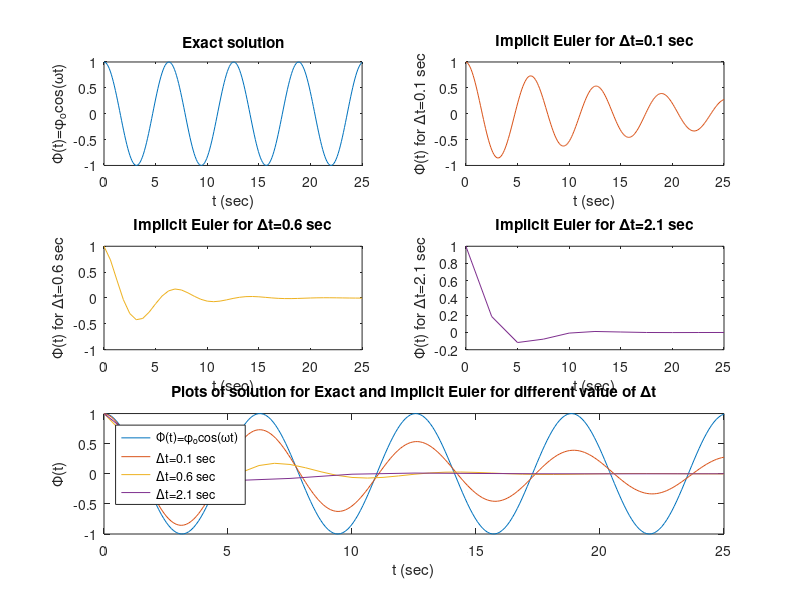

Write the MATLAB code that produced this figure.
% Rikesh Sharma 180606 

function z=implicitEuler()
    %Exact solution
    w2=1;
    w=1;
    phi0=1;
    deltat=0.1;
    tmax=25; 
    t=linspace(0,tmax,tmax/deltat);
    phi=phi0*cos(w*t);
    z0=phi;
    subplot(3,2,1);
    plot(t,z0);
    title('Exact solution');
    xlabel('t (sec)');
    ylabel('\Phi(t)=\phi_ocos(\omegat)');
    hold on
    
    % for delat t=0.1
    phi=zeros(2,1);
    phid=zeros(2,1);
    phi(1)=1;
    phid(1)=0;
    nmax=tmax/deltat;    
    for n=2:nmax
        phi(n)=(phi(n-1)+phid(n-1)*deltat)/(1+w2*deltat*deltat);
        phid(n)=(phid(n-1)-w2*phi(n-1)*deltat)/(1+w2*deltat*deltat);

    end
    subplot(3,2,2);
    z1=phi;
    t=linspace(0,tmax,tmax/deltat);
    plot(t,z1,'Color',[0.8500, 0.3250, 0.0980]);
    title('Implicit Euler for \Deltat=0.1 sec');
    xlabel('t (sec)');
    ylabel('\Phi(t) for \Deltat=0.1 sec');
    
    % for delat t=0.6
    deltat=0.6;
    phi=zeros(2,1);
    phid=zeros(2,1);
    phi(1)=1;
    phid(1)=0;
    nmax=tmax/deltat;  
    for n=2:nmax
        phi(n)=(phi(n-1)+phid(n-1)*deltat)/(1+w2*deltat*deltat);
        phid(n)=(phid(n-1)-w2*phi(n-1)*deltat)/(1+w2*deltat*deltat);
    end
    subplot(3,2,3);
    z2=phi;
    t=linspace(0,tmax,tmax/deltat);
    plot(t,z2,'Color',[0.9290, 0.6940, 0.1250]);
    title('Implicit Euler for \Deltat=0.6 sec');
    xlabel('t (sec)');
    ylabel('\Phi(t) for \Deltat=0.6 sec');
    
    
    % for delat t=2.1
    deltat=2.1;
    phi=zeros(2,1);
    phid=zeros(2,1);
    phi(1)=1;
    phid(1)=0;
    nmax=tmax/deltat;
    for n=2:nmax
        phi(n)=(phi(n-1)+phid(n-1)*deltat)/(1+w2*deltat*deltat);
        phid(n)=(phid(n-1)-w2*phi(n-1)*deltat)/(1+w2*deltat*deltat);
    end
    subplot(3,2,4);
    z3=phi;
    t=linspace(0,tmax,tmax/deltat);
    plot(t,z3,'color',[0.4940, 0.1840, 0.5560]); 
    title('Implicit Euler for \Deltat=2.1 sec');
    xlabel('t (sec)');
    ylabel('\Phi(t) for \Deltat=2.1 sec');
    
    %all plots in one graph
    subplot(3,2,5:6);
    deltat1=0.1; deltat2=0.6; deltat3=2.1;
    t0=linspace(0,tmax,tmax/deltat1);
    t1=linspace(0,tmax,tmax/deltat1);
    t2=linspace(0,tmax,tmax/deltat2);
    t3=linspace(0,tmax,tmax/deltat3);
    plot(t0,z0,t1,z1,t2,z2,t3,z3);
    title('Plots of solution for Exact and Implicit Euler for different value of \Deltat');
    xlabel('t (sec)');
    ylabel('\Phi(t)');
    legend({'\Phi(t)=\phi_ocos(\omegat)','\Deltat=0.1 sec','\Deltat=0.6 sec','\Deltat=2.1 sec'},'Location','northwest');
     
 %z=[z1(1:20),z2(1:20),z3(1:20)];
   
end